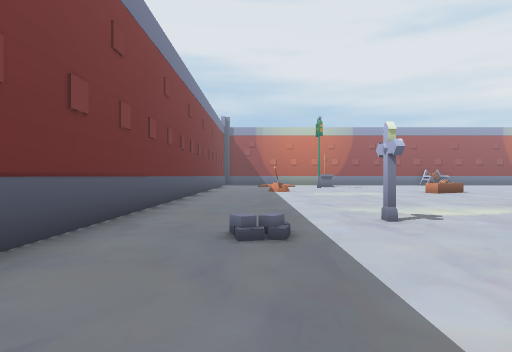
[1] (above)

23 first-person views from a walk through a scene from a Unity 3-D project. The camera is 1.2 m above the floor, looks level and sees 75° across. The floor is counted in squares, 1.8 m on a side. Each view is taken from the middle of a square. On the plan, view 1 faces up. The plan holds only what a view shows up to about 10 squares ahead; the rest is blank. The place goes on beyond the plan. The player character is not drawn.

[2]
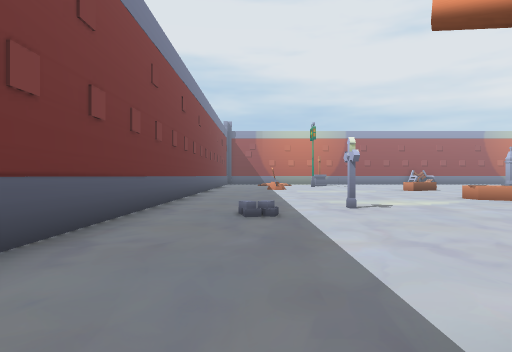

[3]
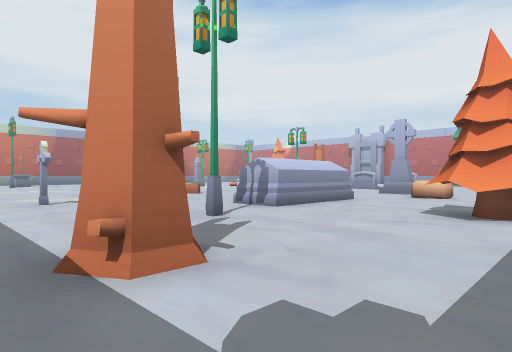

[4]
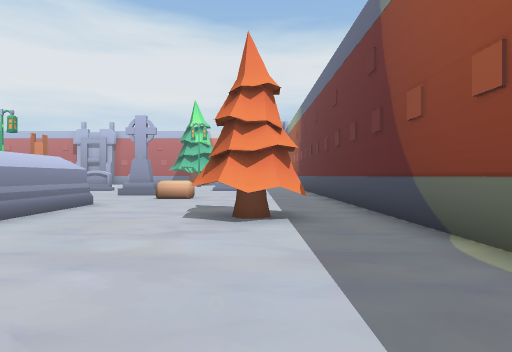

[5]
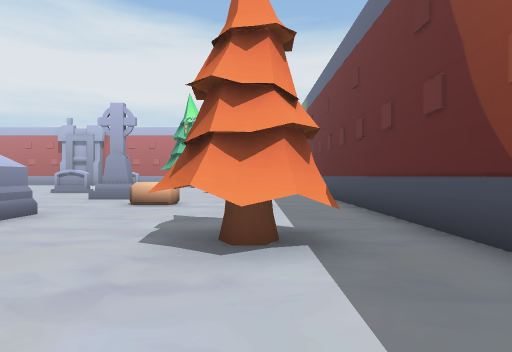

[6]
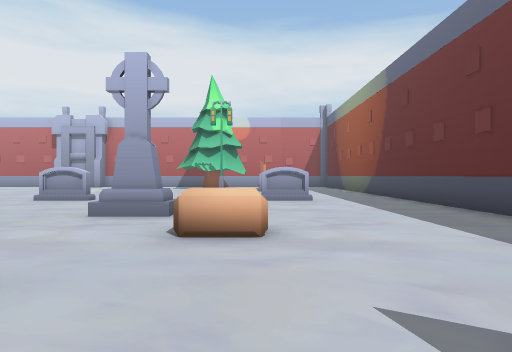

[7]
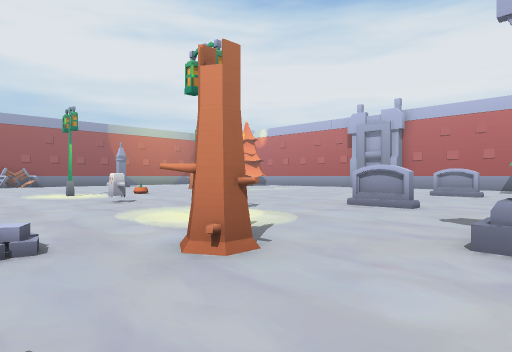

[8]
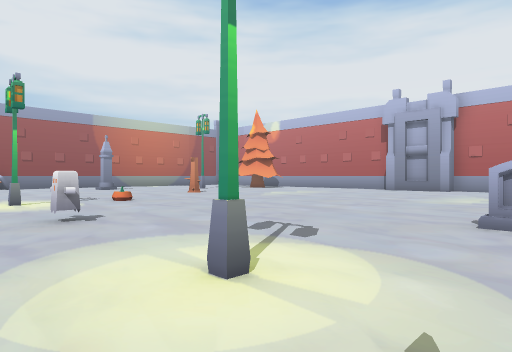

[9]
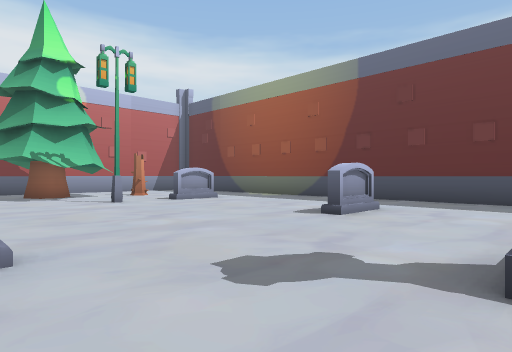

[10]
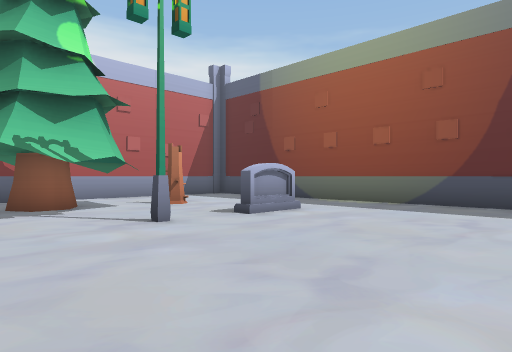

[11]
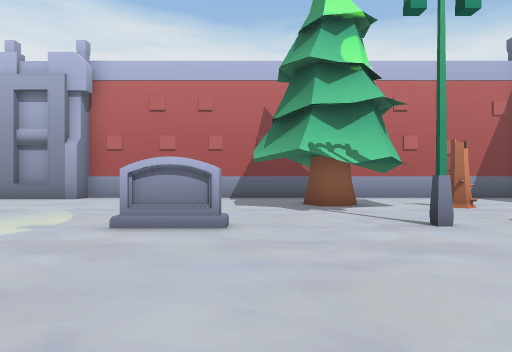

[12]
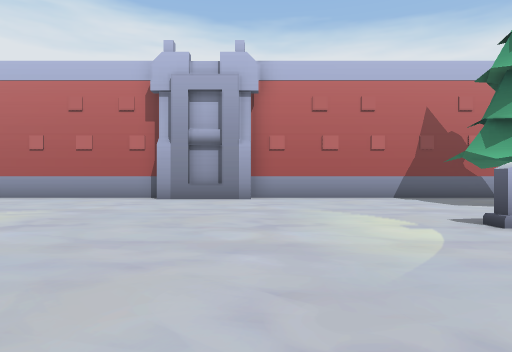

[13]
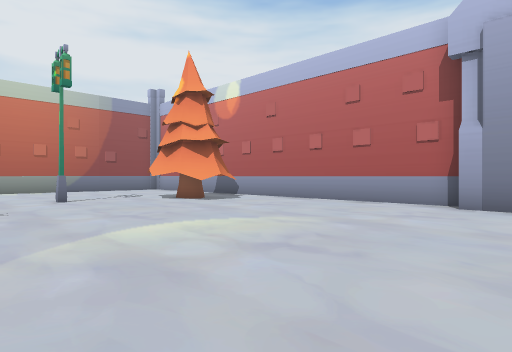

[14]
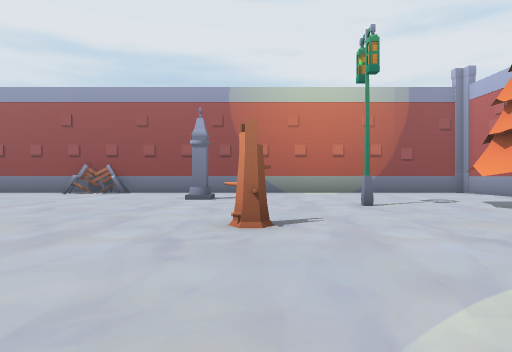

[15]
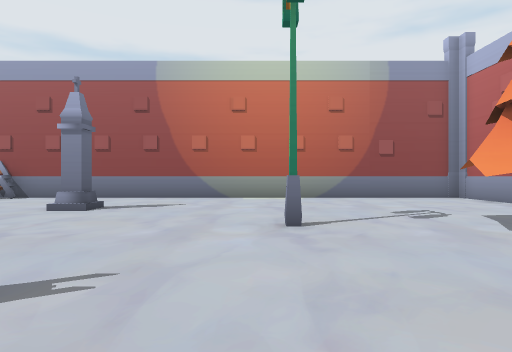

[16]
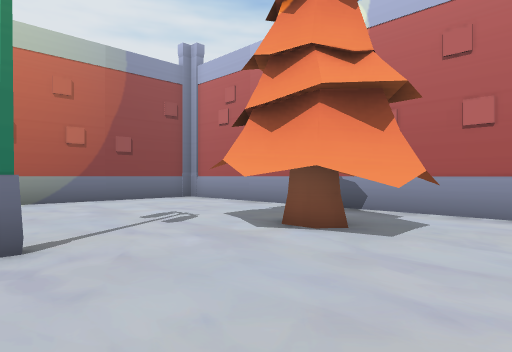

[17]
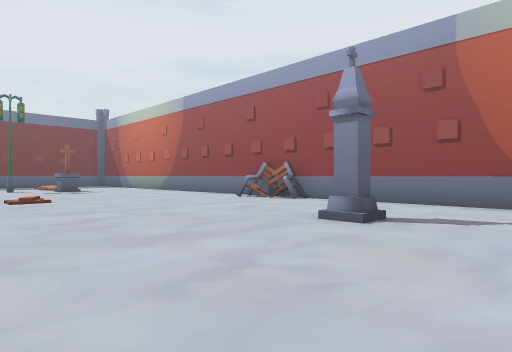

[18]
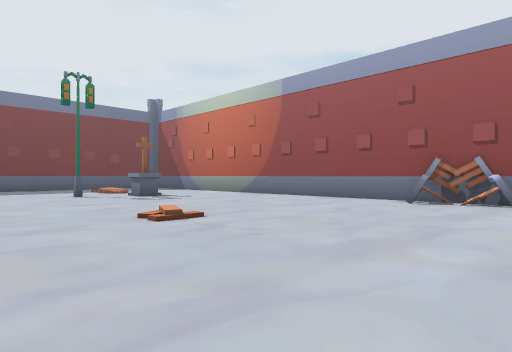

[19]
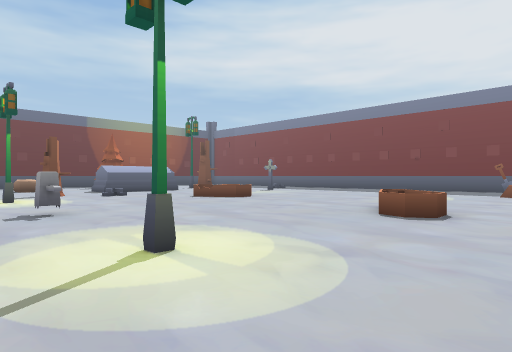

[20]
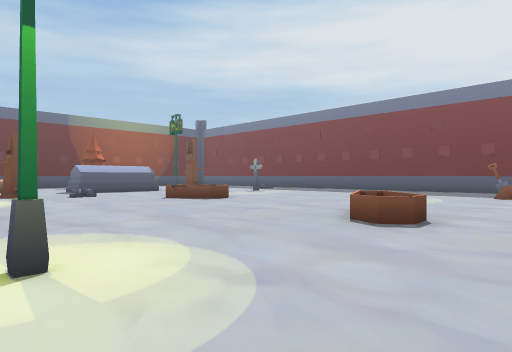

[21]
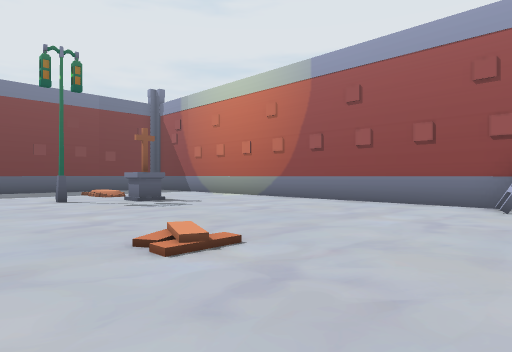

[22]
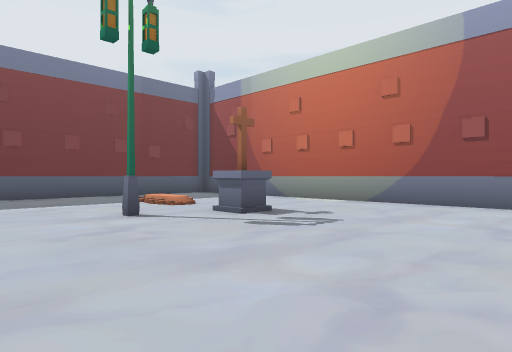

[23]
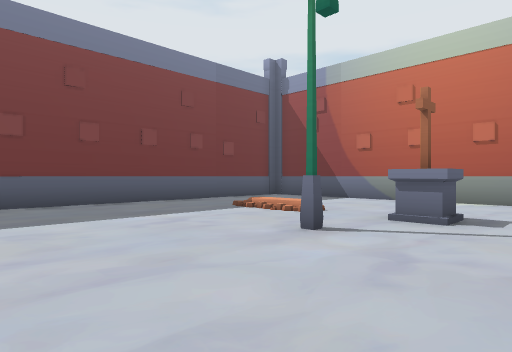

### Floor plan
Key: @ floor where view 1 was taken; # wall or solid block; . main floor; : floor 0.5 m higher than the main floor; / step, stairs or slope; = window, fence, low wall or low ledge; C coffin; T pine tree; M tombstone; B bench; S shovel; O other object.
Columns run from 3 left of view 1 to 28 right of it. Each row starts with its distance up from view 1.
 25     ===========   =====   ====
 24     ...........BB#.............#
 23     ...........................#
 22     ...........................#
 21 =..  ...............O..........#
 20 =......O.......................#
 19 =........................#..T..#
 18 =............/.............#TT.#
 17 =..........................T#..#
 16 =.....................O........#
 15      ..........................#
 14     S......C...................#
 13      .....C....#..:............#
 12         .......................#
 11        ........................#
 10 =..............O..............##
  9 =..............O..............O
  8 =........CC....................
  7 =.........C....................
  6 =.........  ...#...............
  5 =....#...    ......M...........
  4 =.........  .......M.....M.....
  3 =.........  ..O................
  2 =........OOO...................#
  1 =......#.OOO....M.........T.T..#
  0  ..@..........O............TTT.#
 -1   ..O.........O....M....MM.O...#
 -2    .O....TT........M.....M.....
 -3    ......TT...................
 -4    .......................
 -5       .....................
 -6        ####################

Where each view was taken, in squares from view 1:
view 1: 0 up, 0 right, facing up
view 2: 2 down, 0 right, facing up
view 3: 4 down, 0 right, facing up-right
view 4: 3 down, 1 right, facing right
view 5: 3 down, 3 right, facing right
view 6: 1 down, 7 right, facing right
view 7: 1 up, 9 right, facing up-right
view 8: 4 up, 11 right, facing up-right
view 9: 4 up, 13 right, facing down-right
view 10: 3 up, 17 right, facing down-right
view 11: 3 up, 17 right, facing right
view 12: 8 up, 17 right, facing right
view 13: 9 up, 19 right, facing up-right
view 14: 11 up, 19 right, facing up
view 15: 14 up, 21 right, facing up
view 16: 15 up, 21 right, facing up-right
view 17: 16 up, 20 right, facing up-left
view 18: 15 up, 15 right, facing up-left
view 19: 16 up, 14 right, facing down-left
view 20: 16 up, 13 right, facing down-left
view 21: 16 up, 13 right, facing up-left
view 22: 16 up, 9 right, facing up-left
view 23: 15 up, 6 right, facing up-left
